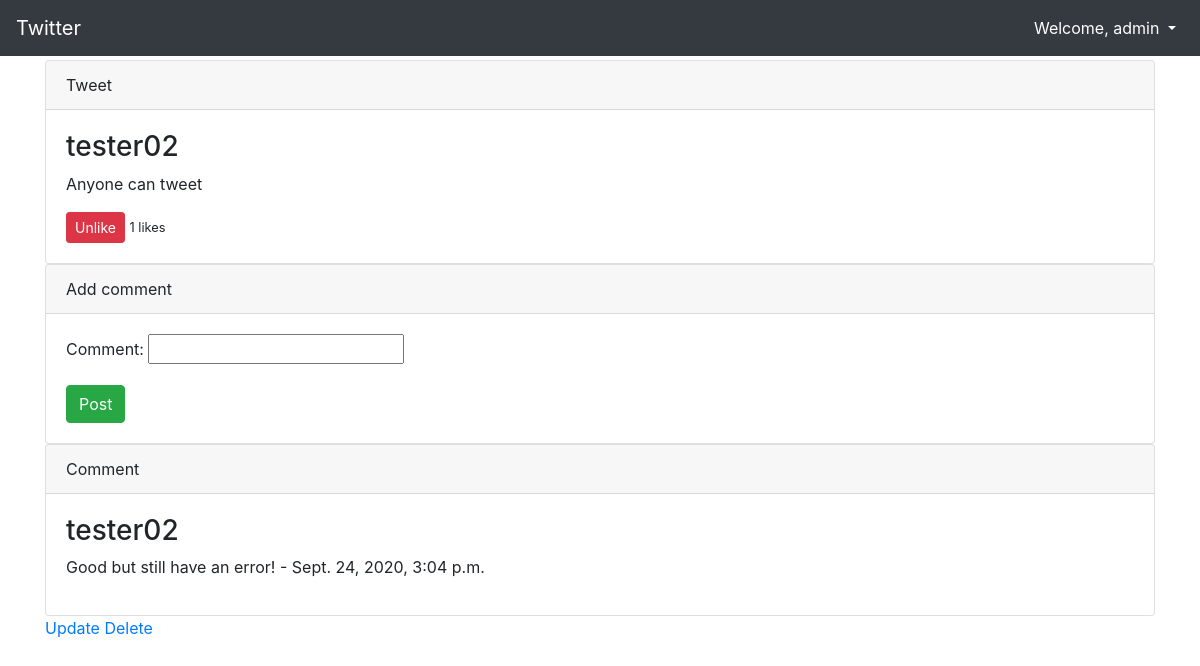
/tweets/6/ (signed in), run on an earlier commit of the app's database.
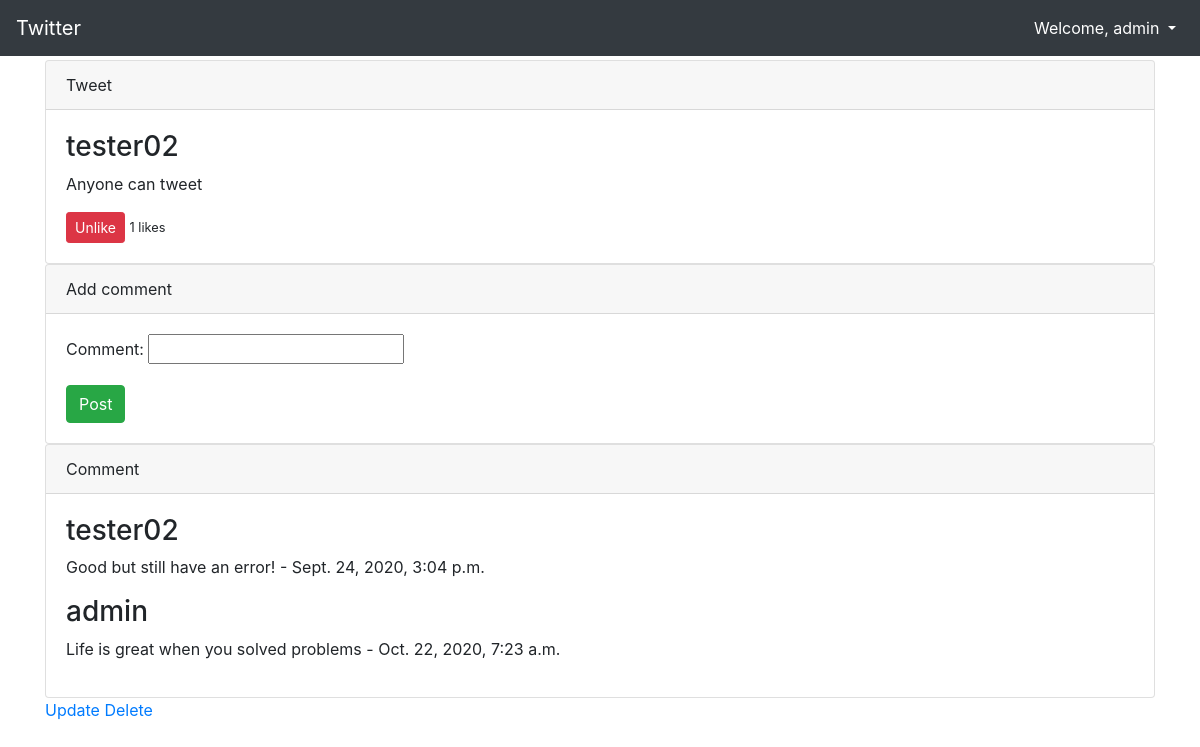
And on a later commit of the database.
### tweets/models.py (models this page shows, shortened)
class Comment(models.Model):
    tweet = models.ForeignKey(
        Tweet,
        on_delete=models.CASCADE,
        related_name='comments',
    )
    comment = models.CharField(max_length=140)
    created_at = models.DateTimeField(auto_now_add=True)
    user = models.ForeignKey(
        get_user_model(),
        on_delete=models.CASCADE,
    )
    def __str__(self):
        return self.comment

### users/models.py (models this page shows)
class CustomUser(AbstractUser):
    gender = models.CharField(max_length=20, null=True, blank=True)
    age = models.PositiveIntegerField(null=True, blank=True)
    location = models.CharField(max_length=255)

### tweets/views.py (the view, shortened to what this page needs)
# urls.py: path('tweets/<int:pk>/', TwitterDetailView.as_view(), name='twitter-detail'),
class TwitterDetailView(LoginRequiredMixin, FormMixin, DetailView):
    model = Tweet
    template_name = 'twitter_detail.html'
    login_url = 'login'
    form_class = CommentForm
    def get_context_data(self, **kwargs):
        context = super().get_context_data(**kwargs)
        tweet = get_object_or_404(Tweet, pk=self.kwargs['pk'])
        if tweet.likes.filter(id=self.request.user.id).exists():
            liked = True
        else:
            liked = False
        context['form'] = CommentForm()
        context['total_likes'] = tweet.total_likes
        context['liked'] = liked
        return context

### tweets/forms.py
class CommentForm(forms.ModelForm):
    class Meta:
        model = Comment
        fields = ['comment']

### tweets/models.py (called while the page is built)
    def total_likes(self):
        return self.likes.count()

### templates/twitter_detail.html (shortened to what this page needs)
{% extends 'base.html' %}
{% block content %}
<div class="container">
  <div class="card">
    <div class="card-header">
      Tweet
    </div>
    <div class="card-body">
      <h3>{{ tweet.user }}</h3>
      <p class="card-text">{{ tweet.body }}</p>
      <form action="{% url 'like-tweet' tweet.id %}" method="POST">
        {% if liked %}
          <button name="tweet_id" value="{{ tweet.id }}"
          type="submit" class="btn btn-danger btn-sm">Unlike</button>
          <small>{{ total_likes }} likes</small>
        {% else %}
          <button name="tweet_id" value="{{ tweet.id }}"
          type="submit" class="btn btn-primary btn-sm">Like</button>
          <small>{{ total_likes }} likes</small>
        {% endif %}
      </form>
    </div>
  </div>
  <div class="card">
    <div class="card-header">
      Add comment
    </div>
    <div class="card-body">
      <form method="post">{% csrf_token %}
        {{ form.as_p }}
        <button method="submit" class="btn btn-success primary">Post</button>
      </form>
    </div>
  </div>
  <div class="card">
    <div class="card-header">
      Comment
    </div>
    <div class="card-body">
      {% for comment in tweet.comments.all %}
        <h3>{{ comment.user }}</h3>
        <p>{{ comment }} - {{ comment.created_at }}</p>
        {% empty %}
          <div class="alert alert-dark" role="alert">
            There are no comments yet.
          </div>
      {% endfor %}
    </div>
  </div>
  <a href="{% url 'twitter-update' tweet.id %}">Update</a>
  <a href="{% url 'twitter-delete' tweet.id %}">Delete</a>
</div>
{% endblock content %}

What changed in the data, as far as the page shows it:
added Comment: user "admin", comment "Life is great when you solved problems", created_at "Oct. 22, 2020, 7:23 a.m."
